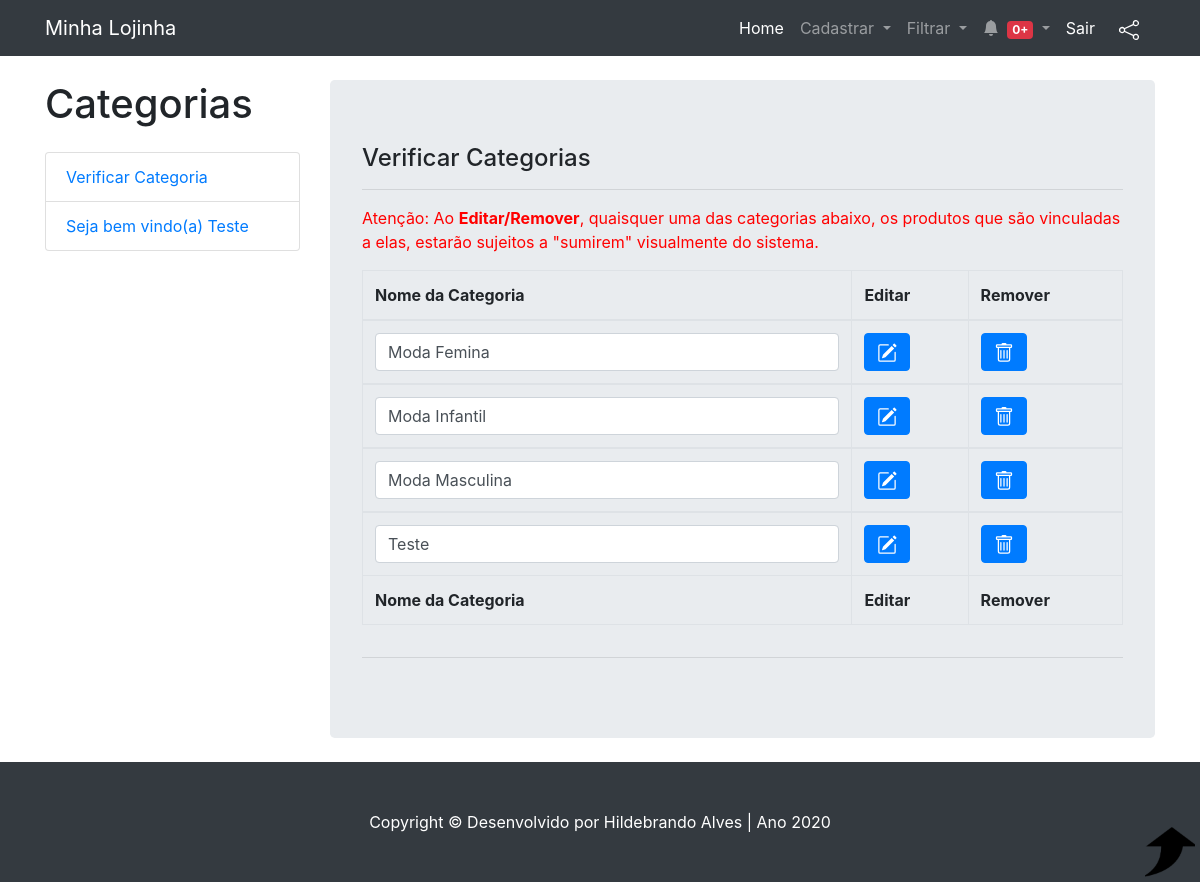
The page /Listarcategorias.php (signed in) on the database its author committed.
### tables this page shows
CREATE TABLE IF NOT EXISTS `categorias` (
  `id_categoria` int(11) NOT NULL AUTO_INCREMENT,
  `nome_categoria` varchar(50) DEFAULT NULL,
  PRIMARY KEY (`id_categoria`)
);

### Listarcategorias.php (the view, shortened to what this page needs)
<?php include('menuadmin.php'); ?>
    <div class="col-lg-9">
        <header class="jumbotron my-4">
			<h4> Verificar Categorias </h4><hr>
			<p style="color: #FF0000;"> Atenção: Ao <b>Editar/Remover</b>, quaisquer uma das categorias abaixo, os produtos que são vinculadas a elas, estarão sujeitos a "sumirem" visualmente do sistema. </p>
			<div class="table-responsive">
			<table class="table table-bordered" id="dataTable" width="100%" cellspacing="0">
				<thead>
					<tr>
						<th> Nome da Categoria </th>
						<th> Editar </th>
						<th> Remover </th>
					</tr>
				</thead>
				<tfoot>
					<tr>
						<th> Nome da Categoria </th>
						<th> Editar </th>
						<th> Remover </th>
					</tr>
				</tfoot>
				<?php
				$listarDados = mysqli_query($conn, "SELECT * FROM categorias ORDER BY nome_categoria");
				while($escrever = mysqli_fetch_array($listarDados)) { ?>
				<tbody>
					<tr>
						<td>
						<form action="Models/Atalizarcategoria.php" method="POST">
							<input type="text" name="nome_categoria" id="Nomecategoria" class="form-control" value="<?php echo $escrever['nome_categoria']; ?>"></td>
							<td><button type="submit" name="btEditar" class="btn btn-primary">
							</button>
						</form></td>
						<td><button class="btn btn-primary" role="button" aria-haspopup="true" aria-expanded="false" data-toggle="modal" data-target="#removercategoria<?php echo $escrever['id_categoria']; ?>"></button></td>
					</tr>
				</tbody>
				<?php } ?>
			</table>
			</div>
			<hr>
		</header>
    </div>
<?php
	$listarDados = mysqli_query($conn, "SELECT * FROM categorias");
	while($escrever = mysqli_fetch_array($listarDados)) { ?>
    <div class="modal fade" id="removercategoria<?php echo $escrever['id_categoria']; ?>" tabindex="-1" role="dialog" aria-labelledby="exampleModalLabel" aria-hidden="true">
      <div class="modal-dialog" role="document">
        <div class="modal-content">
          <div class="modal-header">
            <h5 class="modal-title" id="exampleModalLabel"> Tem certeza que você deseja remover '<?php echo $escrever['nome_categoria']; ?>'?</h5>
            <button class="close" type="button" data-dismiss="modal" aria-label="Close">
              <span aria-hidden="true"> × </span>
            </button>
          </div>
          <div class="modal-body"> Selecione "Sim" para remover ou "Não" para caso tenha clicado por engano. </div>
          <div class="modal-footer">
            <button class="btn btn-secondary" type="button" data-dismiss="modal"> Não </button>
            <a class="btn btn-primary" href="Models/Removercategoria.php?id_categoria=<?php echo $escrever['id_categoria']; ?>"> Sim </a>
          </div>
        </div>
      </div>
    </div>
<?php }  include('rodape.php'); ?>

### Template/css/shop-homepage.css (style rules this page uses)
body { padding-top: 56px; }

### Template/css/ocultar-exibir.css (style rules this page uses)
input { display: block; }

### rows shown on the page
categorias: nome_categoria "Moda Femina"
categorias: nome_categoria "Moda Infantil"
categorias: nome_categoria "Moda Masculina"
categorias: nome_categoria "Teste"

### other values the page prints
$escrever['id_produto'] "0"
$_SESSION['usuarioNome'] "Teste"
